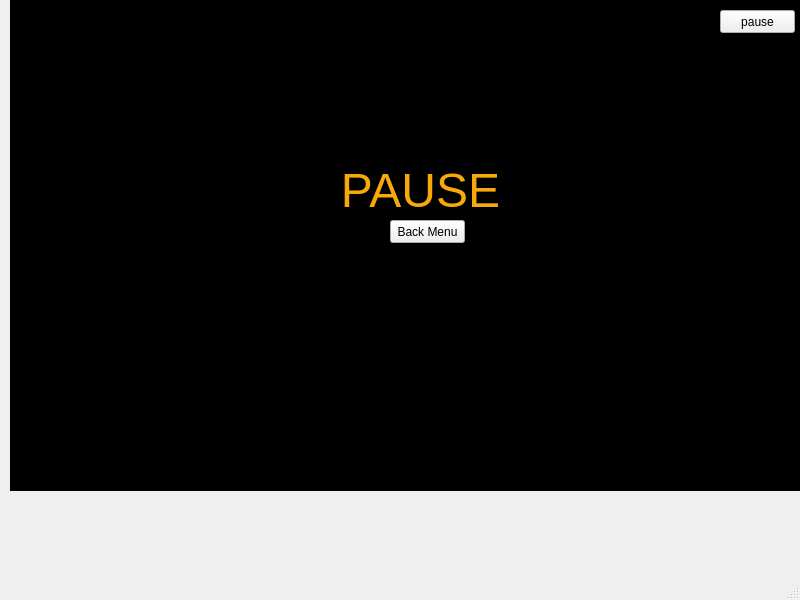
<?xml version="1.0" encoding="UTF-8"?>
<ui version="4.0">
 <class>MainWindow</class>
 <widget class="QMainWindow" name="MainWindow">
  <property name="geometry">
   <rect>
    <x>0</x>
    <y>0</y>
    <width>800</width>
    <height>600</height>
   </rect>
  </property>
  <property name="windowTitle">
   <string>MainWindow</string>
  </property>
  <widget class="QWidget" name="centralwidget">
   <widget class="QGraphicsView" name="graphicsView">
    <property name="geometry">
     <rect>
      <x>10</x>
      <y>0</y>
      <width>791</width>
      <height>491</height>
     </rect>
    </property>
    <property name="styleSheet">
     <string notr="true">
background-color: rgb(0, 0, 0);</string>
    </property>
   </widget>
   <widget class="QPushButton" name="Back_Menu">
    <property name="geometry">
     <rect>
      <x>390</x>
      <y>220</y>
      <width>75</width>
      <height>23</height>
     </rect>
    </property>
    <property name="text">
     <string>Back Menu</string>
    </property>
   </widget>
   <widget class="QPushButton" name="pause">
    <property name="geometry">
     <rect>
      <x>720</x>
      <y>10</y>
      <width>75</width>
      <height>23</height>
     </rect>
    </property>
    <property name="text">
     <string>pause</string>
    </property>
   </widget>
   <widget class="QLabel" name="label">
    <property name="geometry">
     <rect>
      <x>300</x>
      <y>160</y>
      <width>241</width>
      <height>61</height>
     </rect>
    </property>
    <property name="text">
     <string>&lt;html&gt;&lt;head/&gt;&lt;body&gt;&lt;p align=&quot;center&quot;&gt;&lt;span style=&quot; font-size:36pt; color:#f7a80b;&quot;&gt;PAUSE&lt;/span&gt;&lt;/p&gt;&lt;/body&gt;&lt;/html&gt;</string>
    </property>
   </widget>
  </widget>
  <widget class="QMenuBar" name="menubar">
   <property name="geometry">
    <rect>
     <x>0</x>
     <y>0</y>
     <width>800</width>
     <height>21</height>
    </rect>
   </property>
  </widget>
  <widget class="QStatusBar" name="statusbar"/>
 </widget>
 <resources/>
 <connections/>
</ui>
